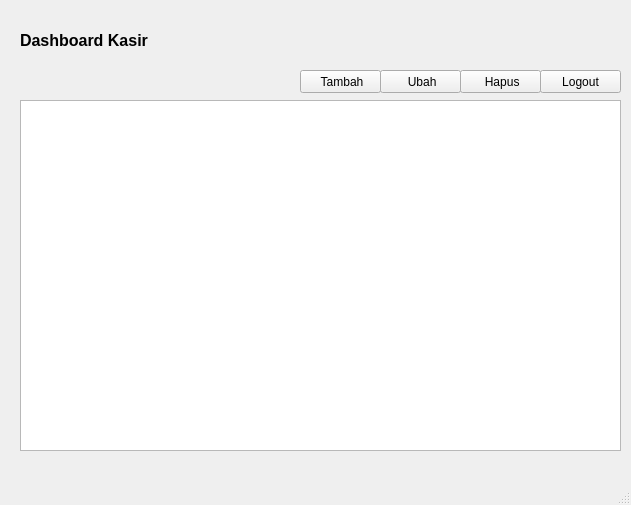
<?xml version="1.0" encoding="UTF-8"?>
<ui version="4.0">
 <class>MainWindow</class>
 <widget class="QMainWindow" name="MainWindow">
  <property name="geometry">
   <rect>
    <x>0</x>
    <y>0</y>
    <width>631</width>
    <height>505</height>
   </rect>
  </property>
  <property name="windowTitle">
   <string>MainWindow</string>
  </property>
  <widget class="QWidget" name="centralwidget">
   <widget class="QLabel" name="label">
    <property name="geometry">
     <rect>
      <x>20</x>
      <y>30</y>
      <width>151</width>
      <height>21</height>
     </rect>
    </property>
    <property name="font">
     <font>
      <pointsize>12</pointsize>
      <weight>75</weight>
      <bold>true</bold>
     </font>
    </property>
    <property name="text">
     <string>Dashboard Kasir</string>
    </property>
   </widget>
   <widget class="QPushButton" name="pushButton">
    <property name="geometry">
     <rect>
      <x>300</x>
      <y>70</y>
      <width>81</width>
      <height>23</height>
     </rect>
    </property>
    <property name="text">
     <string> Tambah</string>
    </property>
    <property name="icon">
     <iconset>
      <normaloff>../icon/tambah.png</normaloff>../icon/tambah.png</iconset>
    </property>
    <property name="iconSize">
     <size>
      <width>12</width>
      <height>12</height>
     </size>
    </property>
   </widget>
   <widget class="QPushButton" name="pushButton_2">
    <property name="geometry">
     <rect>
      <x>380</x>
      <y>70</y>
      <width>81</width>
      <height>23</height>
     </rect>
    </property>
    <property name="text">
     <string> Ubah</string>
    </property>
    <property name="icon">
     <iconset>
      <normaloff>../icon/ubah.png</normaloff>../icon/ubah.png</iconset>
    </property>
    <property name="iconSize">
     <size>
      <width>12</width>
      <height>12</height>
     </size>
    </property>
   </widget>
   <widget class="QPushButton" name="pushButton_3">
    <property name="geometry">
     <rect>
      <x>460</x>
      <y>70</y>
      <width>81</width>
      <height>23</height>
     </rect>
    </property>
    <property name="text">
     <string> Hapus</string>
    </property>
    <property name="icon">
     <iconset>
      <normaloff>../icon/hapus.png</normaloff>../icon/hapus.png</iconset>
    </property>
    <property name="iconSize">
     <size>
      <width>12</width>
      <height>12</height>
     </size>
    </property>
   </widget>
   <widget class="QPushButton" name="pushButton_4">
    <property name="geometry">
     <rect>
      <x>540</x>
      <y>70</y>
      <width>81</width>
      <height>23</height>
     </rect>
    </property>
    <property name="text">
     <string>Logout</string>
    </property>
    <property name="icon">
     <iconset>
      <normaloff>../icon/logout.png</normaloff>../icon/logout.png</iconset>
    </property>
    <property name="iconSize">
     <size>
      <width>12</width>
      <height>12</height>
     </size>
    </property>
   </widget>
   <widget class="QTableWidget" name="tableWidget">
    <property name="geometry">
     <rect>
      <x>20</x>
      <y>100</y>
      <width>601</width>
      <height>351</height>
     </rect>
    </property>
   </widget>
  </widget>
  <widget class="QMenuBar" name="menubar">
   <property name="geometry">
    <rect>
     <x>0</x>
     <y>0</y>
     <width>631</width>
     <height>21</height>
    </rect>
   </property>
  </widget>
  <widget class="QStatusBar" name="statusbar"/>
 </widget>
 <resources/>
 <connections/>
</ui>
